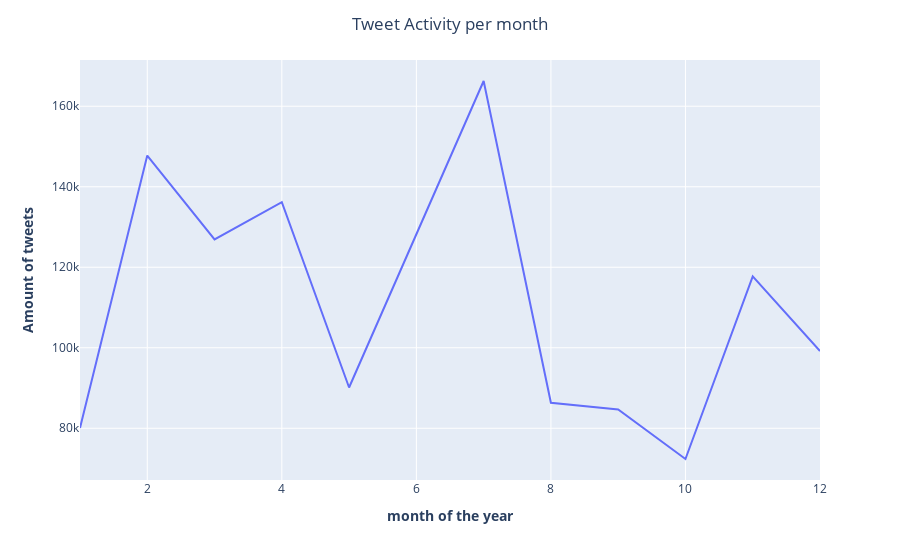

Notebook code cell kept with this figure:
### Code cell
import plotly
import plotly.express as px
# plot the number of tweets per day of the month
fig = px.line(df_timing_month, x = 'month', y= 'volume')

# Add figure title
fig.update_layout(
title_text="Tweet Activity per month",
title_x = 0.5
    )

# add axes
fig.update_xaxes(title_text="<b>month of the year</b>")
fig.update_yaxes(title_text="<b>Amount of tweets</b>")

fig.show()

### Figure 1 — Plotly figure (JSON) as saved in the notebook; plotly's stock layout.template omitted (floating-point values rounded to 4 significant figures)
{"data": [{"hovertemplate": "month=%{x}<br>volume=%{y}<extra></extra>", "legendgroup": "", "line": {"color": "#636efa", "dash": "solid"}, "marker": {"symbol": "circle"}, "mode": "lines", "name": "", "orientation": "v", "showlegend": false, "type": "scatter", "x": [1, 2, 3, 4, 5, 6, 7, 8, 9, 10, 11, 12], "xaxis": "x", "y": [80091, 147749, 126902, 136172, 90135, 128252, 166269, 86339, 84663, 72369, 117743, 99189], "yaxis": "y"}], "layout": {"legend": {"tracegroupgap": 0}, "margin": {"t": 60}, "title": {"text": "Tweet Activity per month", "x": 0.5}, "xaxis": {"anchor": "y", "domain": [0, 1], "title": {"text": "<b>month of the year</b>"}}, "yaxis": {"anchor": "x", "domain": [0, 1], "title": {"text": "<b>Amount of tweets</b>"}}}}
